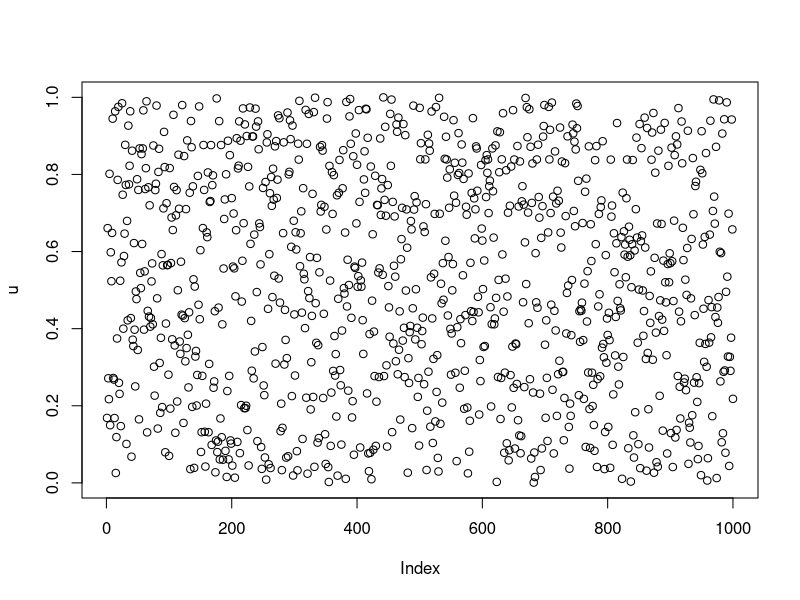
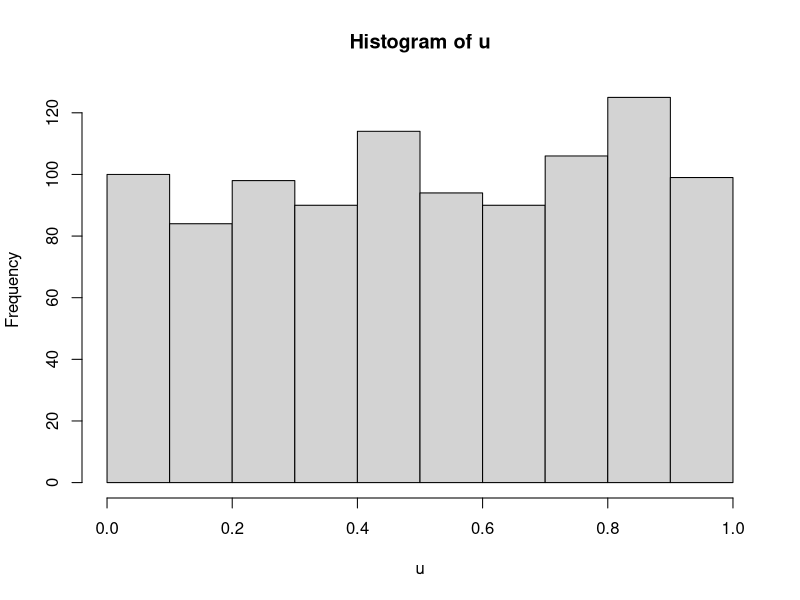

These charts were generated, in order, by the following R code: (Note: this script raises an error after producing the figures.)
# ----------------------------------------------------------------------
# Information
# ----------------------------------------------------------------------

# This script is defining exercises with basic concepts in programming
# with R - drawing random numbers. 


# ----------------------------------------------------------------------
# Exercises
# ----------------------------------------------------------------------

# house keeping, its a good practice to clean the workspace
rm(list = ls())

# Lets first draw some random numbers from Uniform distribution,
# you would usually use histogram to check the shape of the distribution
n <- 1000
u <- runif(n)
plot(u)
hist(u) 

# It is enough to have Uniform random numbers and we can create other 
# distributions given uniform. How do we get uniformly distributed numbers?
# one algorithm is Linear Congruential Generator
# see: https://en.wikipedia.org/wiki/Linear_congruential_generator


# ----
# 1. Create a function that generates Bernoulli draws. 
# ----

# For details on Bernoulli distributions, see:
# https://en.wikipedia.org/wiki/Bernoulli_process

# We will use this example to illustrate the acceptance-rejection method
# for drawing random numbers from arbitrary distribution (von Neumann, 1951). 
# see: https://en.wikipedia.org/wiki/Rejection_sampling

# function arguments:
# n = number of draws (0's and 1's)
# p = probability with which 1 will be drawn

bernoulli <- function(n, p) {

    # implement some checks of function arguments
    YOUR-CODE

    # generate a sequence of 0 and 1, using an "ifelse" function where
    # a condition is a function of runif draw and probability p
    results <- rep(NA, n)
    for (i in 1:n) {
        results[i] <- YOUR-CODE
    }
    return(results)
}

# check it out
bernoulli(10, 0.2)

# try to verify whether it really draws them correctly more thoroughly
all.equal(
    mean(bernoulli(100000, 0.2)),
    0.2, 
    tolerance = 0.01
)


# ----
# 2. Create an artifical dataset
# ----

# Creating artificial datasets is important for testing the algorithms, 
# because here you know the ground truth and you can evaluete clearly how well
# a method is performing.

# function arguments:
# n = number of observations
# w = weights of the linear model
# sd = sd of the error term

rlinmod <- function(n, w, sd) {
    
    # check that w has length of 2
    YOUR-CODE

    # lets draw observations for x from a uniform distribution
    x <- YOUR-CODE

    # and then generate y as a function of x and some optional error
    # a linear model of the form: w0 + w1*x1
    # use matrix multiplication operator    
    y <- YOUR-CODE

    # put x and y in a dataframe
    data <- YOUR-CODE

    return (data)
}

# lets try it out
set.seed(1234)
data <- rlinmod(200, c(5,3), 2)
head(data)

# output should be:
#          y         x
# 1 6.170157 0.1137034
# 2 5.917461 0.6222994
# 3 6.959811 0.6092747
# 4 5.865183 0.6233794
# 5 5.930749 0.8609154
# 6 7.254910 0.6403106
# ...

# scatterplot of the data
plot(data)


# ----
# 3. Monte Carlo simulations: Law of Large Number
# ----

# define a dice of 12 faces and use "sample" function to draw 4 dice throws
dice <- YOUR-CODE
YOUR-CODE

# What is an expected value?

# using analytical formula:
sum(range(dice))/2

# variance is 
(max(dice) - 1)*(max(dice) + 1)/max(dice)

# simulate draws (many) to check the veracity of these formulae
# these are called monte carlo simulations
res <- YOUR-CODE
mean(res)
var(res)
hist(res, xlim=c(1,12))

# now compute the distribution of the mean of a sample of size n = 3? 
set.seed(1234)
MC <- c()
n <- 200
for (i in 1:n) {
    sm <- YOUR-CODE
    MC <- c(MC, sm)
}
head(MC)

# you should get
# [1] 6.000000 9.000000 4.000000 7.666667 6.666667 6.333333

# how does it correspond to a normal distribution
hist(MC, breaks = 16, probability = TRUE)
xfit <- seq(min(MC),max(MC),length=40)
yfit <- dnorm(xfit, mean = mean(MC), sd = sd(MC))
lines(xfit, yfit, col="blue", lwd=2)


# what happens if you increase the sample size to 20?
# recognize the Law of Large Numbers
set.seed(1234)
MC <- c()
n <- 200
for (i in 1:n) {
    sm <- YOUR-CODE
    MC <- c(MC, sm)
}

hist(MC, breaks = 16, probability = TRUE)
xfit <- seq(min(MC),max(MC),length=40)
yfit <- dnorm(xfit, mean = mean(MC), sd = sd(MC))
lines(xfit, yfit, col="blue", lwd=2)